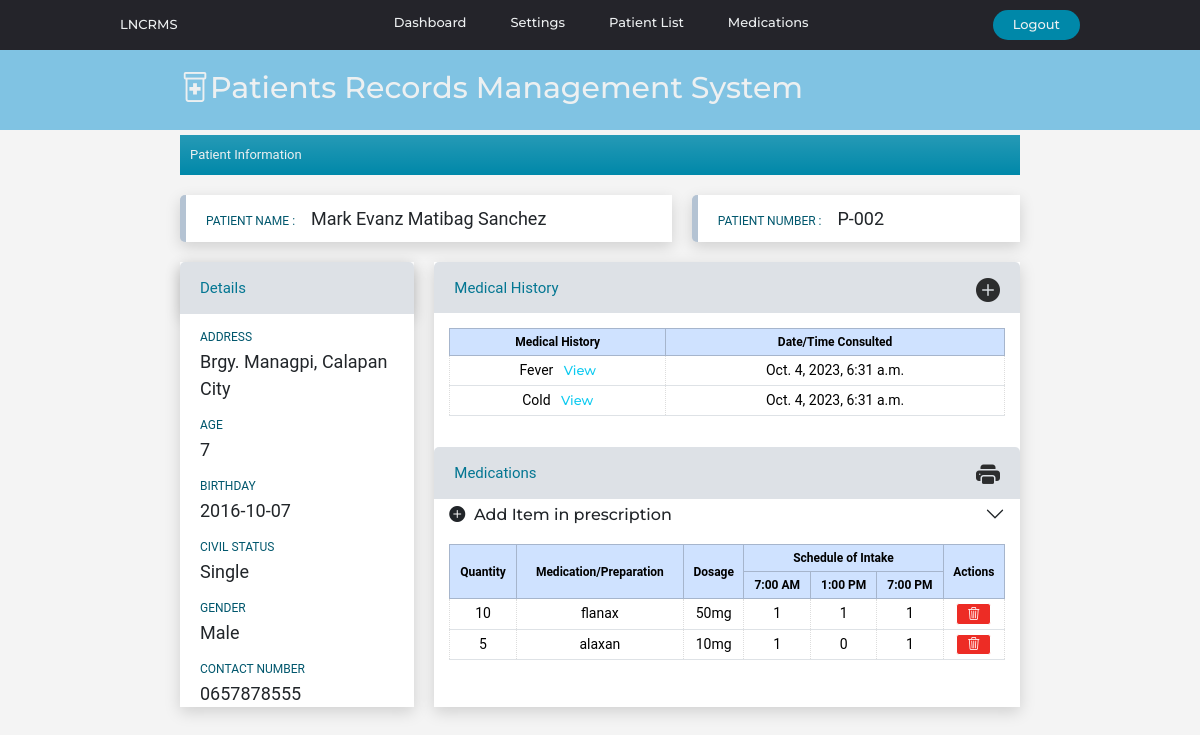
The page /patientinfo/23 on the database as committed earlier.
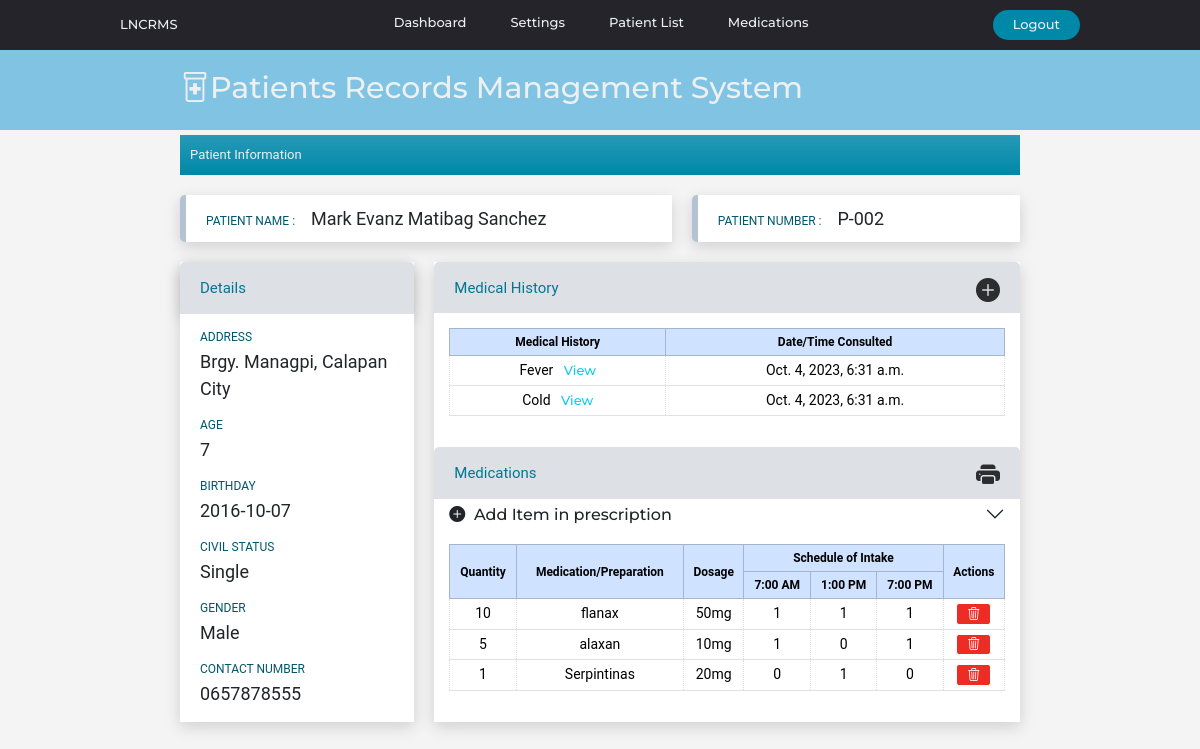
The same page on the database as committed later.
### website/models.py (models this page shows)
class Patienthistory(models.Model):
    created_at = models.DateTimeField(auto_now_add=True)
    consultCounter = models.CharField(max_length=50)
    patient_code=models.CharField(max_length=50)
    diagnosis = models.TextField(default="*under observation",max_length=500,null=True, blank=True)
    remarks = models.TextField(max_length=500,null=True, blank=True)

class Prescription(models.Model):
    created_at = models.DateField(auto_now_add=True)
    patient_code=models.CharField(max_length=50)
    quantity = models.CharField(max_length=50)
    medicine_name = models.CharField(max_length=100)
    dosage = models.CharField(max_length=50)
    morning = models.CharField(max_length=50)
    noon = models.CharField(max_length=50)
    evening = models.CharField(max_length=50)

### website/views.py (the view, shortened to what this page needs)
# urls.py: path('patientinfo/<int:pk>', views.patientinfo, name='patientinfo'),
def patientinfo(request,pk):
    context = patientinfoData(pk)
    pCode=patientinfoData(pk)['patient_record'].patient_code
    return render(request, 'patientinfo.html',context)

### website/templatetags/custom_tags.py (called while the page is built)
@register.simple_tag
def Medhistory(pcode):
    Phistory = Patienthistory.objects.filter(patient_code=pcode)
    return Phistory

### website/views.py (called while the page is built)
def patientinfoData(pk):
    medicines_list = Medicinelist.objects.all()
    patient_record = Patient.objects.get(id=pk)
    medicationrecord = Prescription.objects.filter(patient_code=patient_record.patient_code)
    context = { 'medicationrecord': medicationrecord,
               'patient_record':patient_record,
               'medicines_list':medicines_list,
               'pCode':patient_record.patient_code,
               'pID':pk,
               }
    return context

### website/templates/patientinfo.html (shortened to what the changed rows need)
{% extends 'index.html' %}
{% load custom_tags %}
{% block content %}
<div class="info-row2">
  <div class="details-history">
            {% block content1 %}
              <div class="medicalhistorytable">
                {% Medhistory patient_record.patient_code as records %}
                <table id="table-medications" class="table table-sm table-bordered">
                  <thead class="table-primary">
                    <th>Medical History</th>
                    <th>Date/Time Consulted</th>
                </thead>
                {% for record in records %}
                <tr>
                <td>{{record.remarks}} &nbsp <a class="link link-info" href="{% url "medicalhistoryinfo" patient_record.id record.id%}">View</a></td>
                <td>{{record.created_at}}</td>
                </tr>
                {% endfor %}
                </table>
                </div>
                <div class="accordion accordion-flush" id="accordionFlushExample">
                <div class="accordion-item">
                  <h2 class="accordion-header">
                    <button class="accordion-button collapsed" type="button" data-bs-toggle="collapse"
                      data-bs-target="#flush-collapseOne" aria-expanded="false" aria-controls="flush-collapseOne">
                      <i class="bi bi-plus-circle-fill"></i> &nbsp Add Item in prescription
                    </button>
                  </h2>
            <div class="medicalhistorytable">
            <table id="table-medications" class="table table-sm table-bordered">
              <thead class="table-primary">
                <tr>
                <th rowspan="2">Quantity</th>
                <th rowspan="2">Medication/Preparation</th>
                <th rowspan="2">Dosage</th>
                <th colspan="3">Schedule of Intake</th>
                <th rowspan="2">Actions</th>
                </tr>
                <tr>
                  <th>7:00 AM</th>
                  <th>1:00 PM</th>
                  <th>7:00 PM</th>
                  </tr>
              </thead>
              <tbody>
                {% if medicationrecord %}
                {% for medrecord in medicationrecord %}
                <tr>
                <td>{{medrecord.quantity}}</td>
                <td>{{medrecord.medicine_name}}</td>
                <td>{{medrecord.dosage}}</td>
                <td>{{medrecord.morning}}</td>
                <td>{{medrecord.noon}}</td>
                <td>{{medrecord.evening}}</td>
                <td>
                  <a href="{% url "deleteitemprescription" patient_record.id medrecord.id %}" style="padding:0 10px;margin:0;" name="delete_presciption_item" type='submit' value="{{medrecord.id}}" id="link-delete">
                    <i class="bi bi-trash3"></i></a>
                </td>
                </tr>
                {% endfor %}
                {% else %}
                <td colspan="6">No current prescription data.</td>
                {% endif %}
              </tbody>
            </table>
            </div>
            {% endblock content1 %}
  </div>
</div>
{% endblock content %}

Rows that differ between the two databases and show on the page:
added Prescription: quantity "1", medicine_name "Serpintinas", dosage "20mg", morning "0", noon "1", evening "0", {{ medrecord.id }} 22 (drawn)
